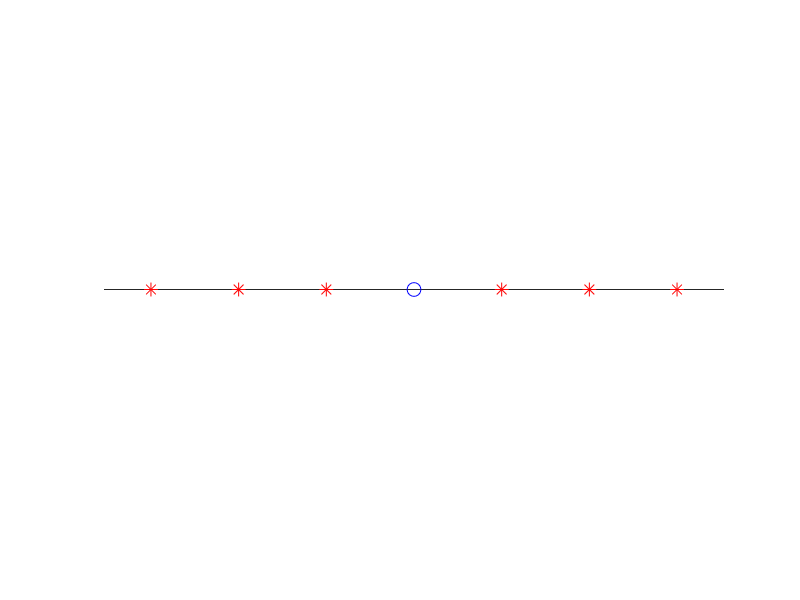

Reproduce this figure in MATLAB.
clear all;
close all;
clc;

x1 = [1;2];
x2 = [2;3];
x3 = [3;4];
x4 = [-1;0];
x5 = [-2;-1];
x6 = [-3;-2];

X = [x1 x2 x3 x4 x5 x6];

% Mean normalization
mu = mean(X,2);
for i = 1:size(X,2)
    X(:,i) = X(:,i) - mu;
end

%% Principal Component Analysis

k = 1;
cov = X * X';
[U,S,V] = svd(cov);

Ured = U(:,k);
Z = Ured' * X;


%% Plot

axes('NextPlot','add','DataAspectRatio',[1 1 1],'XLim',[-5 5],'YLim',[0 eps],'Color','none');               %#   and don't use a background color
p1 = plot(Z,0,'r*','MarkerSize',10);
p2 = plot(0,0,'bo','MarkerSize',10);
xlabel({'z';'boundary: z = 0'})